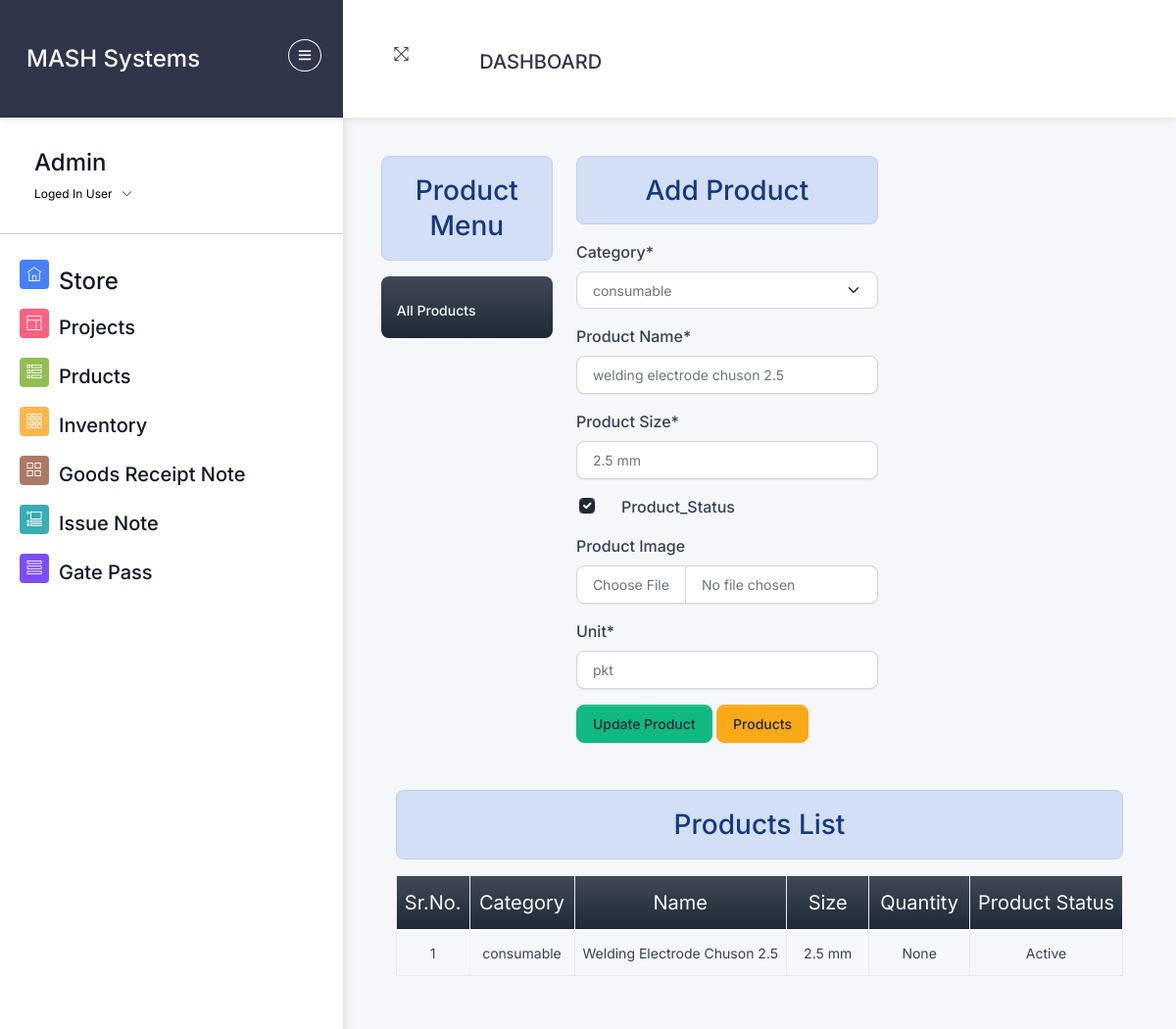
The page /product/1 (signed in) on the database its author committed.
### home/models.py (models this page shows, shortened)
class Product(models.Model):
    ACTIVE = 'Atcive'
    INACTIVE = 'Inactive'
    STATUS_TYPE_CHOICES = [
        (ACTIVE , 'Active'),
        (INACTIVE ,'Inactive'),
    ]
    category=models.ForeignKey(Category,on_delete=models.RESTRICT)
    category=models.ForeignKey(Category,on_delete=models.RESTRICT)
    productname=models.CharField(max_length=255,unique=True)
    product_size=models.CharField(max_length=255)
    product_quantity=models.CharField(max_length=255,null=True,blank=True )
    unit=models.CharField(max_length=255,default="Nos")
    weight=models.FloatField(max_length=255,default=0,null=True,blank=True)
    product_status=models.BooleanField(default=True)
    is_deleted = models.BooleanField(default=False)
    pro_img=models.ImageField(upload_to="uploaded/products/",null=True,blank=True)
    product_slug=AutoSlugField(populate_from=None,unique=True,null=True,default=None)

class Category(models.Model):
    name = models.CharField(max_length=100)
    is_deleted=models.BooleanField(default=False)
    def __str__(self):
        return self.name

### home/views/product.py (the view)
# urls.py: path('product/<int:id>', product.edit_product , name="editproduct"),
@login_required
@permission_required('home.change_sales_product', login_url='/login/')
def edit_product(request,id):
  data={}
  if request.method == 'POST':
    mydata=Product.objects.get(id=id)
    categoryID=mydata.category.id
    form = ProductForm(request.POST,request.FILES,instance=mydata)
    if form.is_valid():
      form.save()
      messages.success(request,"Product Updated successfully !!")
      return redirect('addproduct1',categoryID)
  else:
    mydata=Product.objects.get(id=id)
    form = ProductForm(instance=mydata)
  data={'form': form, 'mydata':mydata,'update':True,}
  return render(request, 'stock/add_Product.html', data)

### home/templatetags/custom_filters.py (called while the page is built)
@register.filter(name='capitalize_after_space')
def capitalize_after_space(value):
    if not isinstance(value, str):
        value=str(value)
        return ' '.join([word.capitalize() for word in value.split()])
    return ' '.join([word.capitalize() for word in value.split()])

### templates/stock/add_product.html (shortened to what this page needs)
{% extends 'css-js-links.html' %}
{% load crispy_forms_tags %}
{% load custom_filters %}
{% block context %}
{% include 'store/navbar.html' %}
{% endblock context %}
{% block body %}
<div class="pcoded-content">
  <div class="pcoded-inner-content">
    <div class="main-body">
      <div class="page-wrapper">
        <div class="page-body">
          <div class="row">
    {% include 'stock/product_menu.html' %}
    <div class="col-5 ">
      <h3 class="text-center alert alert-info">Add Product</h3>
      <form method="post" enctype="multipart/form-data">
        {{form|crispy}}
        <input type="submit" class="btn btn-success" {% if update %} value="Update Product" {% else %}
          value="Add Product" {%endif %}>
        <a href="/product/" class="btn btn-warning">Products</a>
      </form>
    </div>
  </div>
  <div class="col-12 text-center mt-5">
    <h3 class="text-center alert alert-info">Products List</h3>
    {% if mydata %}
    <table class="table table-stripped table-bordered" id="petrol-table">
      <colgroup>
        <col width="5%">
        <col width="15%">
        <col width="15%">
        <col width="15%">
        <col width="15%">
        <col width="15%">
      </colgroup>
      <thead>
        <tr class="bg-primary bg-gradient text-light text-center">
          <td class="text-center fs-5">Sr.No.</td>
          <td class="text-center fs-5">Category</td>
          <td class="text-center fs-5">Name</td>
          <td class="text-center fs-5">Size</td>
          <td class="text-center fs-5">Quantity</td>
          <td class="text-center fs-5">Product Status</td>
        </tr>
      </thead>
      <tbody>
        {% if update %}
        <tr>
          <td class="text-center">{{mydata.id}}</td>
          <td class="text-center">{{mydata.category}}</td>
          <td class="">{{mydata.productname|capitalize_after_space}}</td>
          <td class="text-center">{{mydata.product_size}}</td>
          <td class="text-center">{{mydata.product_quantity}}</td>
          <td class="text-center">{% if mydata.product_status %} Active {% else %} Inactive {% endif %} </td>
        </tr>
        {% endif %}
      </tbody>
    </table>
    {% else %}
    <h4 class="text-center alert alert-warning">No Record Found</h4>
    {% endif %}
  </div>
</div>
{% endblock body %}

### templates/store/navbar.html (shortened to what this page needs)
{% load static %}
<div id="pcoded" class="pcoded">
  <div class="pcoded-container navbar-wrapper">
    <nav style="padding: 0 ; margin: 0 ;" class="navbar header-navbar pcoded-header">
      <div class="navbar-wrapper">
        <div style="height: 120px" class="navbar-logo  " >
          <a class="mobile-menu mt-3" id="mobile-collapse" href="#!">
            <i class="ti-menu"></i>
          </a>
          <a   class=" fs-4  btn " href="/">MASH Systems</a>
        </div>
        <div class="navbar-container container-fluid">
          <ul class="nav-left">
            <li class="mt-3">
              <a  href="#!" onclick="javascript:toggleFullScreen()">
                <i class="ti-fullscreen"></i>
              </a>
            </li>
          </ul>
          <nav class="navbar navbar-expand-lg bg-body-tertiary">
            {% if perms.home.view_dashboard %}
            <div class="container-fluid">
              <a class="navbar-brand fs-5  mt-4 " href="/">Dashboard</a>
              {% endif %}
              <div id="display-msg" class="text-center" style="min-height: 70px">
              </div>
          </nav>
    </nav>
    <div class="pcoded-main-container">
      <div class="pcoded-wrapper">
        <nav class="pcoded-navbar">
          <div class="pcoded-inner-navbar main-menu">
            <div class="">
              <div class="main-menu-header">
                <div class="user-details">
                  <span>
                    <h4>{{request.user}}</h4>
                  </span>
                  <span id="more-details">Loged In User<i class="ti-angle-down"></i></span>
                </div>
              </div>
            </div>
            <hr>
            <ul class="pcoded-item pcoded-left-item">
              {% if perms.home.view_store %}
              <li class=" {% if request.path == '/store/' %} color-info {% endif %}">
                <a href="/store/">
                  <span class="pcoded-micon"><i class="ti-home"></i><b>D</b></span>
                  <span class="pcoded-mtext fs-5" data-i18n="nav.dash.main">
                    <h4>Store</h4>
                  </span>
                </a>
              </li>
              {% endif %}
              {% if perms.home.view_project %}
              <li class=" {% if request.path == '/project/' %} color-info {% endif %}">
                <a href="/project/">
                  <span class="pcoded-micon"><i class="ti-layout"></i><b>D</b></span>
                  <span class="pcoded-mtext fs-5" data-i18n="nav.dash.main">
                    <h5>Projects</h5>
                  </span>
                </a>
              </li>
              {% endif %}
              {% if perms.home.view_product %}
                  <li class=" {% if request.path == '/product/' %} color-info {% endif %} ">
                    <a href="/product/">
                      <span class="pcoded-micon"><i class="ti-view-list-alt"></i><b>D</b></span>
                      <span class="pcoded-mtext fs-5" data-i18n="nav.dash.main">
                        <h5>Prducts</h5>
                      </span>
                    </a>
                  </li>
                  {% endif %}
              {% if perms.home.view_employee %}
                  <li class=" {% if request.path == '/inventory/' %} color-info {% endif %} ">
                    <a href="/inventory/">
                      <span class="pcoded-micon"><i class="ti-layout-grid3"></i><b>D</b></span>
                      <span class="pcoded-mtext fs-5" data-i18n="nav.dash.main">
                        <h5>Inventory</h5>
                      </span>
                    </a>
                  </li>
                  {% endif %}
              {% if perms.home.view_store_purchase_note %}
                  <li class=" {% if request.path == '/list-store-purchase/' %} color-info {% endif %} ">
                    <a href="/list-store-purchase/">
                      <span class="pcoded-micon"><i class="ti-layout-grid2"></i><b>D</b></span>
                      <span class="pcoded-mtext fs-5" data-i18n="nav.dash.main">
                        <h5>Goods Receipt Note</h5>
                      </span>
                    </a>
                  </li>
                  {% endif %}
              {% if perms.home.view_store_issue_note %}
                  <li class=" {% if request.path == '/list-store-issue/' %} color-info {% endif %} ">
                    <a href="/list-store-issue/">
                      <span class="pcoded-micon"><i class="ti-layout-accordion-list"></i><b>D</b></span>
                      <span class="pcoded-mtext fs-5" data-i18n="nav.dash.main">
                        <h5>Issue Note</h5>
                      </span>
                    </a>
                  </li>
                  {% endif %}
              {% if perms.home.view_gatepass %}
                  <li class=" {% if request.path == '/list-gatepasses/' %} color-info {% endif %} ">
                    <a href="/list-gatepasses/">
                      <span class="pcoded-micon"><i class="ti-view-list"></i><b>D</b></span>
                      <span class="pcoded-mtext fs-5" data-i18n="nav.dash.main">
                        <h5>Gate Pass</h5>
                      </span>
                    </a>
                  </li>
                  {% endif %}
            </ul>
          </div>
        </nav>

### rows shown on the page
Product: category "consumable", productname "welding electrode chuson 2.5", product_size "2.5 mm", product_status "☑", unit "pkt", id "1", productname "Welding Electrode Chuson 2.5", product_quantity "None"

### other values the page prints
{{ request.user }} "Admin"
